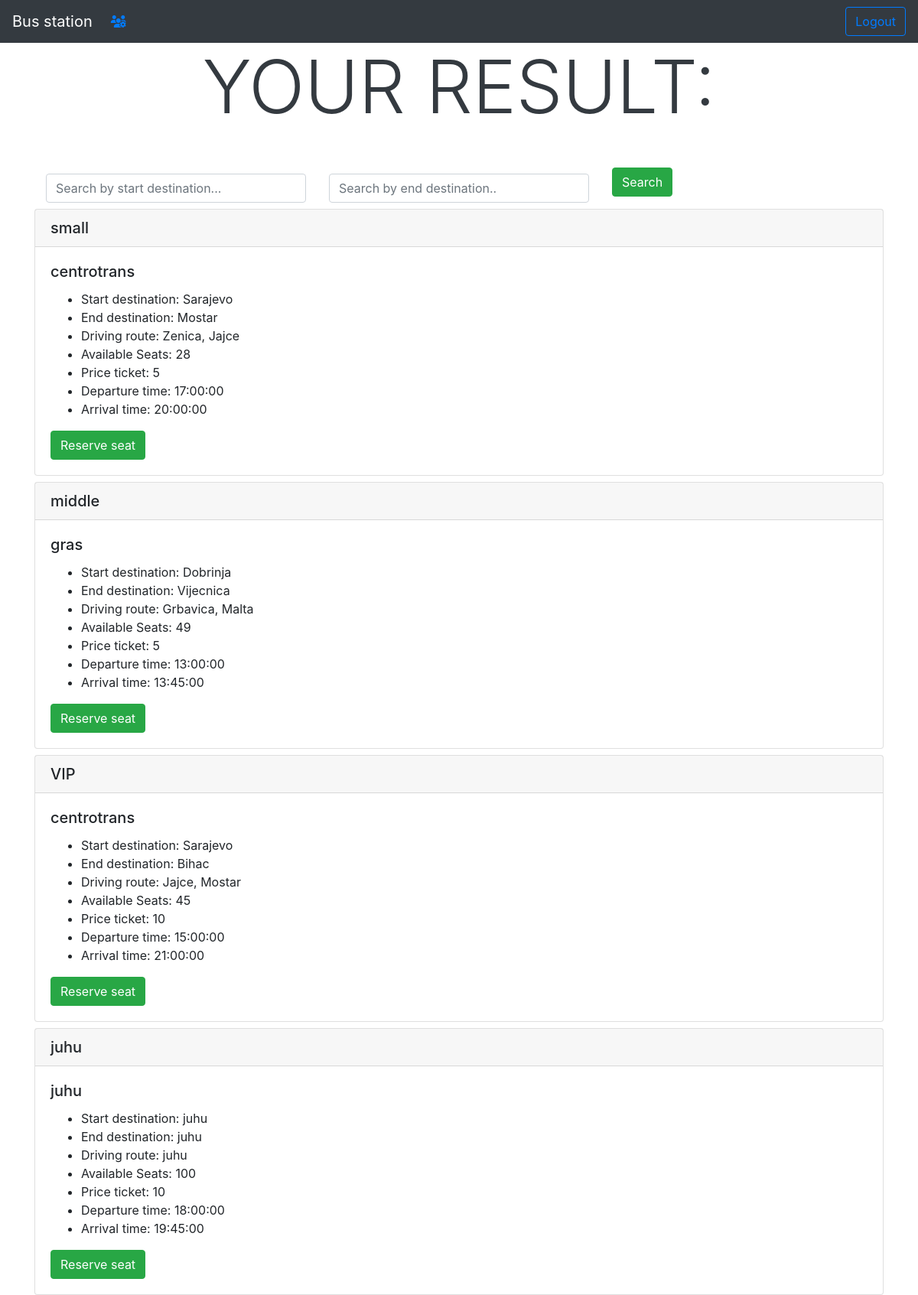
The page /search.php on the database as committed earlier.
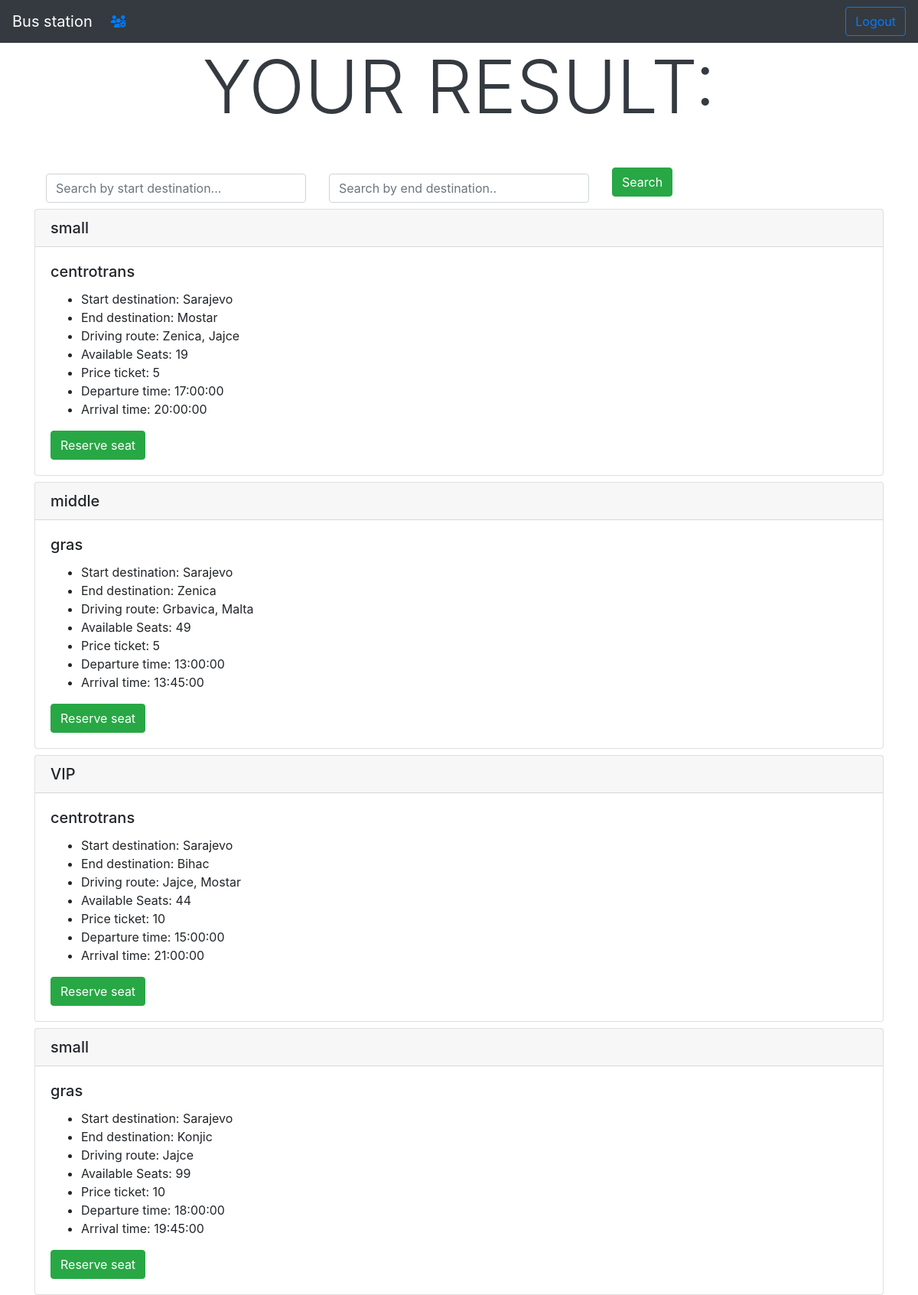
The same page on the database as committed later.
### tables this page shows
CREATE TABLE IF NOT EXISTS `bus` (
  `ID` int(100) NOT NULL AUTO_INCREMENT,
  `startDestination` varchar(250) NOT NULL,
  `endDestination` varchar(250) NOT NULL,
  `price` int(100) NOT NULL,
  `busType` varchar(250) NOT NULL,
  `company` varchar(250) NOT NULL,
  `route` text NOT NULL,
  `maxSeat` int(100) NOT NULL,
  `availableSeat` int(100) NOT NULL,
  `departureTime` time NOT NULL,
  `arrivalTime` time NOT NULL,
  PRIMARY KEY (`ID`)
);

### search.php (the view, shortened to what this page needs)
<!DOCTYPE html>
<html lang="en">
<head>
    <link rel="stylesheet" href="css/style.css">
    <link rel="stylesheet" href="toastr.scss">
    <link rel="stylesheet" href="https://stackpath.bootstrapcdn.com/bootstrap/4.3.1/css/bootstrap.min.css">
</head>
<body>
    <nav class="navbar navbar-expand-lg navbar-dark bg-dark">
        <a class="navbar-brand" href="user.php">Bus station</a>
        <div class="collapse navbar-collapse" id="navbarSupportedContent">
            <ul class="navbar-nav mr-auto">
                <li class="nav-item mx-2">
                    <a href="#" data-toggle="modal" data-target="#changePass"><i class="fas fa-users-cog"></i></a>
                </li>
            </ul>
            <a href="logout.php">
                <button class="btn btn-outline-primary my-2 my-sm-0" type="submit">Logout</button>
            </a>
        </div>
    </nav>
    <section class=" jumbotron-fluid text-white d-flex justify-content-center align-items-center">
        <div class="container text-center">
            <h1 class="display-1 text-dark text-uppercase mb-5">Your result:</h1>
        </div>
    </section>
    <div class="container">
        <form action="search.php" method="post">
            <div class="container">
                <div class="row">
                    <div class="col-md-4 col-sm-12 col-12">
                        <input id="search-start" name="searchStart" value="" type="text" class="form-control mt-2" placeholder="Search by start destination...">
                    </div>
                    <div class="col-md-4 col-sm-12 col-12">
                        <input id="search-end" name="searchEnd" value="" type="text" class="form-control mt-2" placeholder="Search by end destination..">
                    </div>
                    <div class="col-md-4 col-sm-12 col-12 mt-2 mt-sm-2 mt-md-0">
                        <button class="btn btn-success all" type="submit">Search</button>
                    </div>
                </div>
            </div>
        </form>
        <div class="row">
            <?php
            $connection = mysqli_connect('localhost', 'root', '', 'busStation');
            $searchStart = $_POST['searchStart'];
            $searchEnd = $_POST['searchEnd'];
            $query = mysqli_query($connection, "SELECT * FROM bus WHERE startDestination LIKE '%$searchStart%' AND endDestination LIKE '%$searchEnd%' ") or die("Could not search!");
            $count = mysqli_num_rows($query);
            if ($count == 0) {
                echo "<br>There are no buses!";
            } else {
                while ($result = mysqli_fetch_array($query)) {
                    echo '<div class="col-12">';
                    echo ' <div class="startEnd">
                        <form method="post" action="reservation/reserve.php" >
                            <div class="card mt-2 bus">
                                <input type="text" value=" ' . $result["ID"] . ' "  name="busID" id="busID" hidden>
                                <h5 class="card-header all">' . $result['busType'] . '</h5>
                                <div class="card-body">
                                    <h5 class="card-title all">' . $result['company'] . '</h5>
                                        <ul>
                                            <li class="start all" role="treeitem" data-value="' . $result['startDestination'] . '">Start destination: ' . $result['startDestination'] . '</li>
                                            <li class="end all"  role="treeitem" data-value="' . $result['endDestination'] . '">End destination: ' . $result['endDestination'] . '</li>
                                            <li class="all">Driving route: ' . $result['route'] . '</li>
                                            <li class="all">Available Seats: ' . $result['availableSeat'] . '</li>
                                            <li class="all">Price ticket: ' . $result['price'] . '</li>
                                            <li class="all">Departure time: ' . $result['departureTime'] . '</li>
                                            <li class="all">Arrival time: ' . $result['arrivalTime'] . '</li>
                                        </ul>
                                        <button class="btn btn-success all" id="reservation" type="submit">Reserve seat</button>
                                </div>
                            </div>
                        </form>
                        </div>
                        </div>
                        ';
                }
            }
            ?>
        </div>
    </div>
</body>
</html>

Rows that differ between the two databases and show on the page:
changed bus "Mostar": availableSeat "28" → "19"
changed bus "middle": startDestination "Dobrinja" → "Sarajevo"; endDestination "Vijecnica" → "Zenica"
changed bus "VIP": availableSeat "45" → "44"
changed bus: busType "juhu" → "small"; company "juhu" → "gras"; startDestination "juhu" → "Sarajevo"; endDestination "juhu" → "Konjic"; route "juhu" → "Jajce"; availableSeat "100" → "99"
